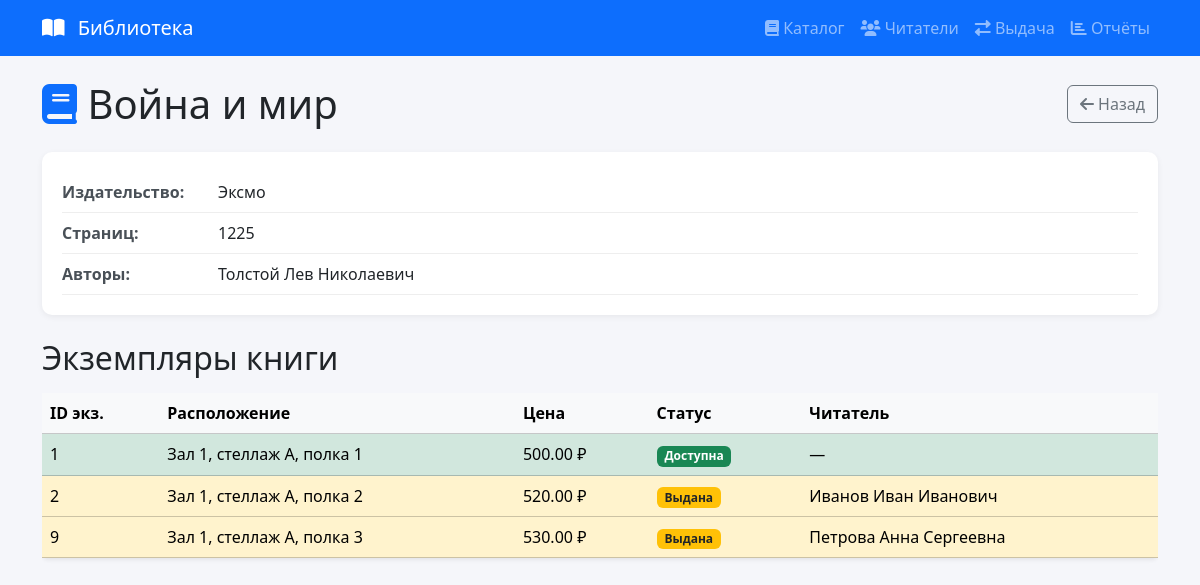
Screenshot of /book/1 with the database file from the repository.
### tables this page shows
CREATE TABLE book (
    id_book INTEGER PRIMARY KEY AUTOINCREMENT,
    title TEXT NOT NULL,
    pages INTEGER,
    id_publisher INTEGER NOT NULL,
    FOREIGN KEY (id_publisher) REFERENCES publisher(id_publisher)
);

CREATE TABLE publisher (
    id_publisher INTEGER PRIMARY KEY AUTOINCREMENT,
    name TEXT NOT NULL,
    city TEXT NOT NULL,
    address TEXT,
    phone TEXT
);

CREATE TABLE author (
    id_author INTEGER PRIMARY KEY AUTOINCREMENT,
    full_name TEXT NOT NULL,
    country TEXT,
    birth_date TEXT,
    death_date TEXT
);

CREATE TABLE book_instance (
    id_instance INTEGER PRIMARY KEY AUTOINCREMENT,
    location TEXT NOT NULL,
    price REAL NOT NULL DEFAULT 0,
    id_book INTEGER NOT NULL,
    FOREIGN KEY (id_book) REFERENCES book(id_book)
);

### main.py (the view)
@app.route('/book/<int:book_id>')
def book_detail(book_id):
    conn = get_db()
    book = conn.execute("""
        SELECT b.*, p.name AS publisher_name
        FROM book b JOIN publisher p ON b.id_publisher = p.id_publisher
        WHERE b.id_book = ?
    """, (book_id,)).fetchone()
    authors = conn.execute("""
        SELECT a.* FROM author a
        JOIN book_author ba ON a.id_author = ba.id_author
        WHERE ba.id_book = ?
    """, (book_id,)).fetchall()
    instances = conn.execute("""
        SELECT bi.*,
               CASE WHEN active.id_instance IS NOT NULL
                    THEN 'Выдана' ELSE 'Доступна'
               END AS status,
               active.issue_date, active.return_date,
               rc.full_name AS reader_name
        FROM book_instance bi
        LEFT JOIN (
            SELECT id_instance, MAX(issue_date) as issue_date,
                   return_date, id_reader_card
            FROM issue
            WHERE return_date IS NULL
            GROUP BY id_instance
        ) active ON bi.id_instance = active.id_instance
        LEFT JOIN reader_card rc ON active.id_reader_card = rc.id_reader_card
        WHERE bi.id_book = ?
        ORDER BY bi.location
    """, (book_id,)).fetchall()
    conn.close()
    return render_template('book_detail.html', book=book, authors=authors, instances=instances)

### main.py (called while the page is built)
def get_db():
    conn = sqlite3.connect(DB_PATH)
    conn.row_factory = sqlite3.Row
    conn.execute("PRAGMA foreign_keys = ON")
    return conn

### templates/book_detail.html (shortened to what this page needs)
{% extends "base.html" %}
{% block content %}
<div class="d-flex justify-content-between align-items-center mb-4">
    <h1 class="mb-0"><i class="fas fa-book text-primary"></i> {{ book.title }}</h1>
    <a href="{{ url_for('catalog') }}" class="btn btn-outline-secondary"><i class="fas fa-arrow-left"></i> Назад</a>
</div>
<div class="detail-card">
    <div class="detail-row">
        <span class="detail-label">Издательство:</span>
        <span>{{ book.publisher_name }}</span>
    </div>
    <div class="detail-row">
        <span class="detail-label">Страниц:</span>
        <span>{{ book.pages }}</span>
    </div>
    <div class="detail-row">
        <span class="detail-label">Авторы:</span>
        <span>{% for author in authors %}{{ author.full_name }}{% if not loop.last %}, {% endif %}{% endfor %}</span>
    </div>
</div>
<h2 class="mb-3">Экземпляры книги</h2>
{% if instances %}
<div class="table-responsive">
    <table class="table table-hover align-middle bg-white rounded shadow-sm">
        <thead class="table-light">
            <tr>
                <th>ID экз.</th>
                <th>Расположение</th>
                <th>Цена</th>
                <th>Статус</th>
                <th>Читатель</th>
            </tr>
        </thead>
        <tbody>
            {% for inst in instances %}
            <tr class="{{ 'table-warning' if inst.status == 'Выдана' else 'table-success' }}">
                <td>{{ inst.id_instance }}</td>
                <td>{{ inst.location }}</td>
                <td>{{ "%.2f"|format(inst.price) }} ₽</td>
                <td>
                    <span class="badge {{ 'bg-warning text-dark' if inst.status == 'Выдана' else 'bg-success' }}">
                        {{ inst.status }}
                    </span>
                </td>
                <td>{{ inst.reader_name or '—' }}</td>
            </tr>
            {% endfor %}
        </tbody>
    </table>
</div>
{% else %}
<div class="empty-state">
    <i class="fas fa-copy fa-3x"></i>
    <p class="text-muted">Экземпляры не найдены</p>
</div>
{% endif %}
{% endblock %}

### templates/base.html (style rules this page uses)
body { background: #f5f6fa; }
.detail-card { background: #fff; border-radius: 10px; padding: 1.25rem; box-shadow: 0 2px 6px rgba(0,0,0,.06); margin-bottom: 1.5rem; }
.detail-row { padding: .5rem 0; border-bottom: 1px solid #eee; display: flex; gap: 1rem; }
.detail-label { font-weight: 600; min-width: 140px; color: #495057; }

### rows the page displays
book: title "Война и мир", pages "1225"
publisher: publisher_name "Эксмо"
author: full_name "Толстой Лев Николаевич"
book_instance: id_instance "1", location "Зал 1, стеллаж А, полка 1", price "500.00", status "Доступна", reader_name "—"
book_instance: id_instance "2", location "Зал 1, стеллаж А, полка 2", price "520.00", status "Выдана", reader_name "Иванов Иван Иванович"
book_instance: id_instance "9", location "Зал 1, стеллаж А, полка 3", price "530.00", status "Выдана", reader_name "Петрова Анна Сергеевна"
